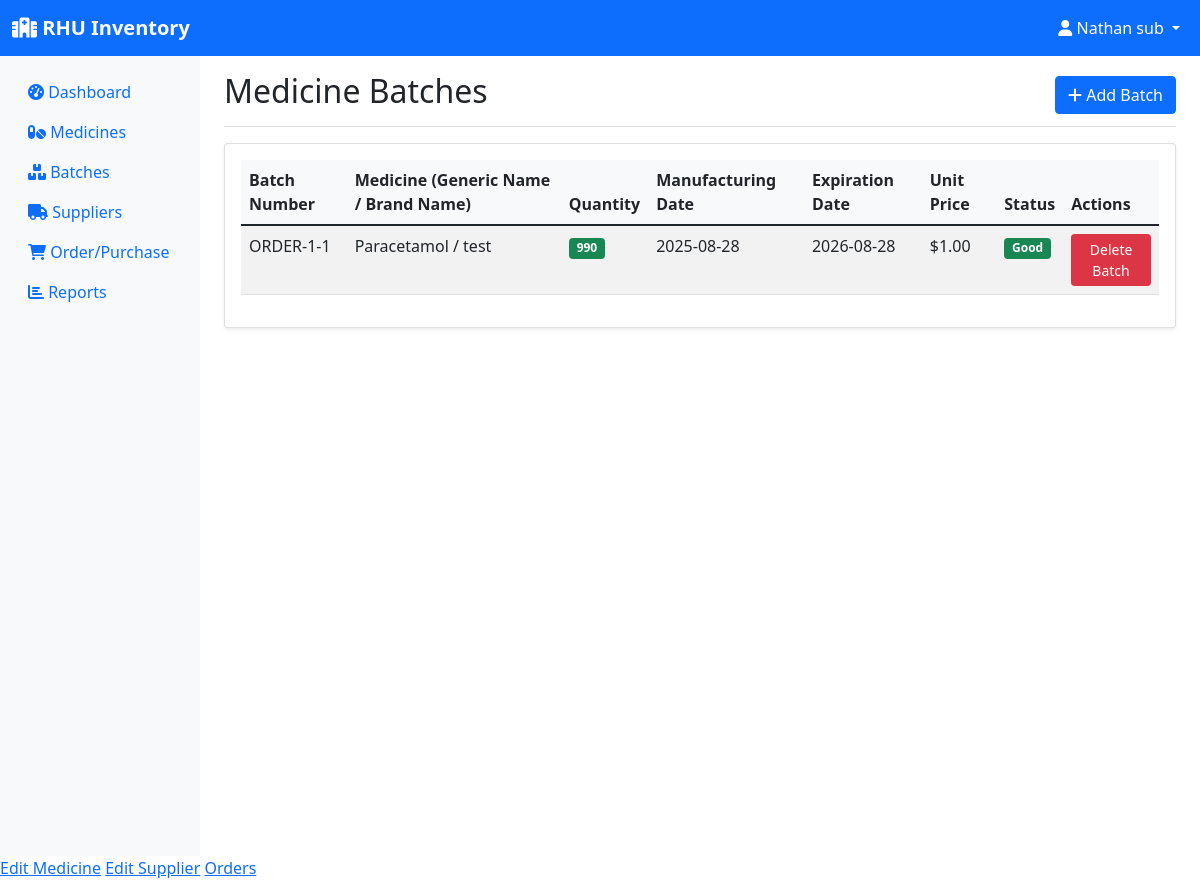
The app's page /batches (signed in) with its own data.
### models.py (models this page shows, shortened)
class User(UserMixin, db.Model):
    id = db.Column(db.Integer, primary_key=True)
    username = db.Column(db.String(150), unique=True, nullable=False)
    password = db.Column(db.String(256), nullable=False)
    role = db.Column(db.String(20), nullable=False, default='employee')  # pharmacist, manager, assistant
    email = db.Column(db.String(120), unique=True, nullable=False)
    created_at = db.Column(db.DateTime, default=datetime.utcnow)

class Batch(db.Model):
    id = db.Column(db.Integer, primary_key=True)
    batch_number = db.Column(db.String(50), nullable=False)
    medicine_id = db.Column(db.Integer, db.ForeignKey('medicine.id'), nullable=False)
    quantity = db.Column(db.Integer, nullable=False)
    expiration_date = db.Column(db.Date, nullable=False)
    manufacturing_date = db.Column(db.Date)
    unit_price = db.Column(db.Float)
    created_at = db.Column(db.DateTime, default=datetime.utcnow)
    transactions = db.relationship('StockTransaction', backref='batch', lazy=True)
    @property
    def is_expired(self):
        return self.expiration_date < datetime.now().date()
    @property
    def days_until_expiration(self):
        delta = self.expiration_date - datetime.now().date()
        return delta.days

class Medicine(db.Model):
    id = db.Column(db.Integer, primary_key=True)
    name = db.Column(db.String(100), nullable=False)
    generic_name = db.Column(db.String(100))
    category = db.Column(db.String(50))
    unit = db.Column(db.String(20))  # e.g., tablets, bottles, etc.
    supplier_id = db.Column(db.Integer, db.ForeignKey('supplier.id'), nullable=False)
    created_at = db.Column(db.DateTime, default=datetime.utcnow)
    batches = db.relationship('Batch', backref='medicine', lazy=True)
    order_items = db.relationship('OrderItem', backref='medicine', lazy=True)

### app.py (the view)
@app.route('/batches')
@login_required
def batches():
    batches = Batch.query.all()
    return render_template('batches.html', batches=batches)

### app.py (called while the page is built)
@login_manager.user_loader
def load_user(user_id):
    return User.query.get(int(user_id))

### templates/batches.html (shortened to what this page needs)
{% extends "base.html" %}
{% block content %}
<div class="d-flex justify-content-between flex-wrap flex-md-nowrap align-items-center pt-3 pb-2 mb-3 border-bottom">
    <h1 class="h2">Medicine Batches</h1>
    {% if current_user.role != 'employee' %}
    <a href="{{ url_for('add_batch') }}" class="btn btn-primary">
        <i class="fas fa-plus"></i> Add Batch
    </a>
    {% endif %}
</div>
<div class="card">
    <div class="card-body">
        {% if batches %}
        <div class="table-responsive">
            <table class="table table-striped">
                <thead>
                    <tr>
                        <th>Batch Number</th>
                        <th>Medicine (Generic Name / Brand Name)</th>
                        <th>Quantity</th>
                        <th>Manufacturing Date</th>
                        <th>Expiration Date</th>
                        <th>Unit Price</th>
                        <th>Status</th>
                        <th>Actions</th>
                    </tr>
                </thead>
                <tbody>
                    {% for batch in batches %}
                    <tr>
                        <td>{{ batch.batch_number }}</td>
                        <td>{{ batch.medicine.generic_name }} / {{ batch.medicine.name }}</td>
                        <td>
                            <span class="badge bg-{{ 'danger' if batch.quantity <= 10 else 'success' }}">
                                {{ batch.quantity }}
                            </span>
                        </td>
                        <td>{{ batch.manufacturing_date or '-' }}</td>
                        <td>{{ batch.expiration_date }}</td>
                        <td>${{ "%.2f"|format(batch.unit_price or 0) }}</td>
                        <td>
                            {% if batch.is_expired %}
                                <span class="badge bg-danger">Expired</span>
                            {% elif batch.days_until_expiration <= 30 %}
                                <span class="badge bg-warning">Expiring Soon</span>
                            {% else %}
                                <span class="badge bg-success">Good</span>
                            {% endif %}
                        </td>
                        <td>
                            {% if current_user.role in ['admin', 'sub-admin'] %}
                            <form action="{{ url_for('delete_batch', id=batch.id) }}" method="post" style="display:inline;">
                                <button type="submit" class="btn btn-danger btn-sm"
                                    onclick="return confirm('Are you sure you want to delete this batch? This will only delete the stock, not the medicine itself.');">
                                    Delete Batch
                                </button>
                            </form>
                            {% endif %}
                        </td>
                    </tr>
                    {% endfor %}
                </tbody>
            </table>
        </div>
        {% else %}
        <div class="text-center py-4">
            <i class="fas fa-boxes fa-3x text-muted mb-3"></i>
            <p class="text-muted">No batches found. <a href="{{ url_for('add_batch') }}">Add your first batch</a>.</p>
        </div>
        {% endif %}
    </div>
</div>
{% endblock %}

### templates/base.html (shortened to what this page needs)
<!DOCTYPE html>
<html lang="en">
<head>
    <link href="https://cdn.jsdelivr.net/npm/bootstrap@5.1.3/dist/css/bootstrap.min.css" rel="stylesheet">
    <link href="https://cdnjs.cloudflare.com/ajax/libs/font-awesome/6.0.0/css/all.min.css" rel="stylesheet">
</head>
<body>
    <nav class="navbar navbar-expand-lg navbar-dark bg-primary">
        <div class="container-fluid">
            <a class="navbar-brand" href="{{ url_for('dashboard') }}">
                <i class="fas fa-hospital"></i> RHU Inventory
            </a>
            {% if current_user.is_authenticated %}
            <div class="navbar-nav ms-auto">
                <div class="nav-item dropdown">
                    <a class="nav-link dropdown-toggle text-white" href="#" id="navbarDropdown" role="button" data-bs-toggle="dropdown">
                        <i class="fas fa-user"></i> {{ current_user.username }}
                    </a>
                </div>
            </div>
            {% endif %}
        </div>
    </nav>
    <div class="container-fluid">
        <div class="row">
            {% if current_user.is_authenticated %}
            <nav class="col-md-3 col-lg-2 d-md-block sidebar collapse">
                <div class="position-sticky pt-3">
                    <ul class="nav flex-column">
                        <li class="nav-item">
                            <a class="nav-link" href="{{ url_for('dashboard') }}">
                                <i class="fas fa-tachometer-alt"></i> Dashboard
                            </a>
                        </li>
                        <li class="nav-item">
                            <a class="nav-link" href="{{ url_for('inventory') }}">
                                <i class="fas fa-pills"></i> Medicines
                            </a>
                        </li>
                        <li class="nav-item">
                            <a class="nav-link" href="{{ url_for('batches') }}">
                                <i class="fas fa-boxes"></i> Batches
                            </a>
                        </li>
                        <li class="nav-item">
                            <a class="nav-link" href="{{ url_for('suppliers') }}">
                                <i class="fas fa-truck"></i> Suppliers
                            </a>
                        </li>
                        <li class="nav-item">
                            <a class="nav-link" href="{{ url_for('orders') }}">
                                <i class="fas fa-shopping-cart"></i> Order/Purchase
                            </a>
                        </li>
                        <li class="nav-item">
                            <a class="nav-link" href="{{ url_for('reports') }}">
                                <i class="fas fa-chart-bar"></i> Reports
                            </a>
                        </li>
                    </ul>
                </div>
            </nav>
            {% endif %}
            <main class="{% if current_user.is_authenticated %}col-md-9 ms-sm-auto col-lg-10 px-md-4{% else %}col-12{% endif %}">
                {% block content %}{% endblock %}
            </main>
        </div>
    </div>
    {% if current_user.is_authenticated %}
        {% if current_user.role == 'admin' %}
            <a href="{{ edit_medicine_url }}">Edit Medicine</a>
            <a href="{{ edit_supplier_url }}">Edit Supplier</a>
            <a href="{{ orders_url }}">Orders</a>
            <a href="{{ reports_url }}">Reports</a>
        {% elif current_user.role == 'sub-admin' %}
            <a href="{{ edit_medicine_url }}">Edit Medicine</a>
            <a href="{{ edit_supplier_url }}">Edit Supplier</a>
            <a href="{{ orders_url }}">Orders</a>
        {% elif current_user.role == 'employee' %}
            <a href="{{ orders_url }}">Orders</a>
            <a href="{{ reports_url }}">Reports</a>
        {% endif %}
    {% endif %}
</body>
</html>

### templates/base.html (style rules this page uses)
.sidebar { min-height: 100vh; background-color: #f8f9fa; }
.navbar-brand { font-weight: bold; }
.card { box-shadow: 0 0.125rem 0.25rem rgba(0, 0, 0, 0.075); border: 1px solid rgba(0, 0, 0, 0.125); }
.btn-sm { padding: 0.25rem 0.5rem; font-size: 0.875rem; }
.table th { background-color: #f8f9fa; border-top: none; }

### records on screen
User: username "Nathan sub"
Batch: batch_number "ORDER-1-1", medicine.generic_name "Paracetamol", medicine.name "test", quantity "990", manufacturing_date "2025-08-28", expiration_date "2026-08-28", unit_price "1.00", shows "Good"
